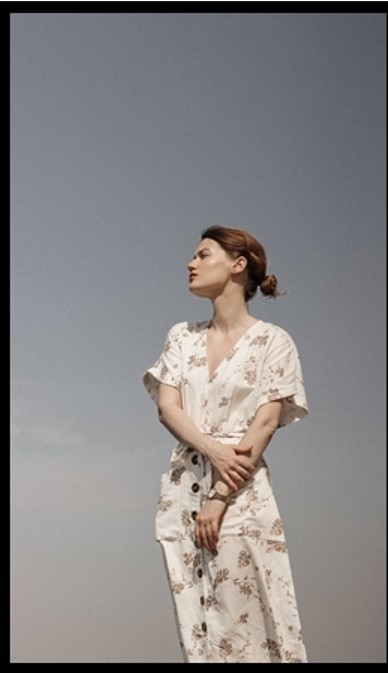
#> input picture Image to Sketch/my.jpeg, 388 x 673 px
$ python Image_to_sketch.py
#> lines starting #> are read from the running program, lines starting #| are printed output that depends on the picture
import cv2
def img2sketch(photo, k_size):
    # Read Image
#> called with photo = 'my.jpeg', k_size = 7
    img = cv2.imread(photo)
#> img is the input picture: shape (673, 388, 3); mean B, G, R 132.1, 132, 134.7

    # Convert to Grey Image
    grey_img = cv2.cvtColor(img, cv2.COLOR_BGR2GRAY)
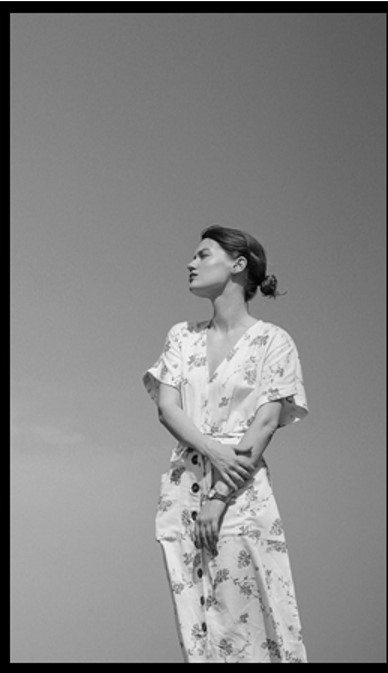
#> grey_img: shape (673, 388); min 0, max 255, mean 132.8

    # Invert Image
    invert_img = cv2.bitwise_not(grey_img)
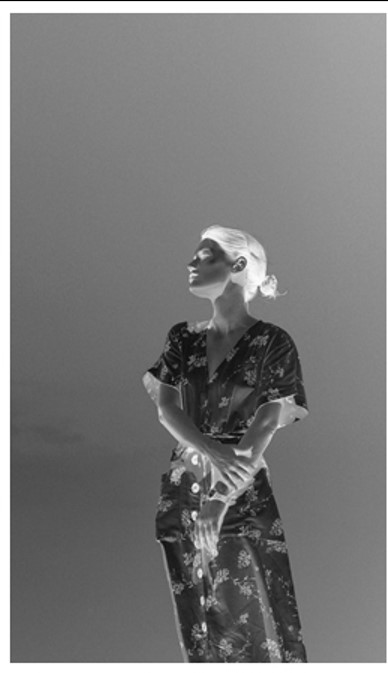
#> invert_img: shape (673, 388); min 0, max 255, mean 122.2
    # invert_img=255-grey_img

    # Blur image
    blur_img = cv2.GaussianBlur(invert_img, (k_size, k_size), 0)
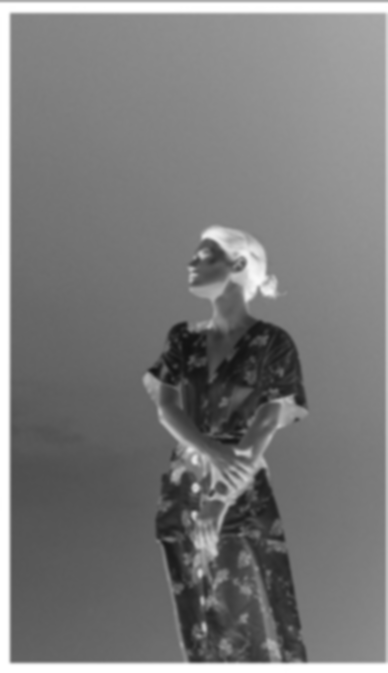
#> blur_img: shape (673, 388); min 18, max 255, mean 122.2

    # Invert Blurred Image
    invblur_img = cv2.bitwise_not(blur_img)
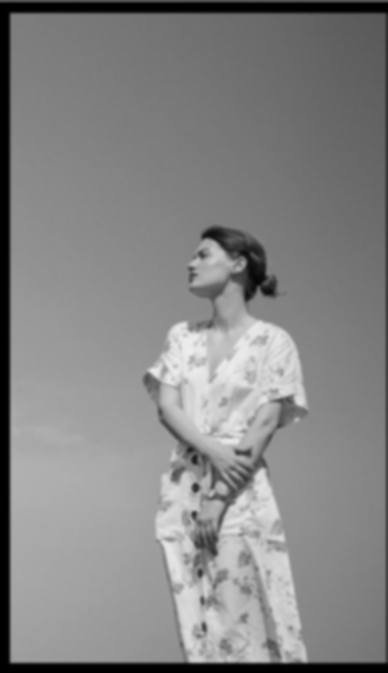
#> invblur_img: shape (673, 388); min 0, max 237, mean 132.8
    # invblur_img=255-blur_img

    # Sketch Image
    sketch_img = cv2.divide(grey_img, invblur_img, scale=256.0)
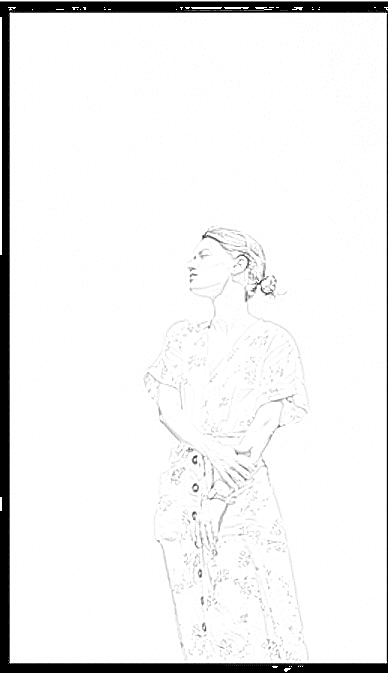
#> sketch_img: shape (673, 388); min 0, max 255, mean 239.3

    # Save Sketch
    cv2.imwrite('sketch.png', sketch_img)

    # Display sketch
    cv2.imshow('sketch image', sketch_img)
    cv2.waitKey(0)
    cv2.destroyAllWindows()


# Function call
img2sketch(photo='my.jpeg', k_size=7)

$ run again, with Image to Sketch/ImgToSketch.jfif saved as Image to Sketch/my.jpeg
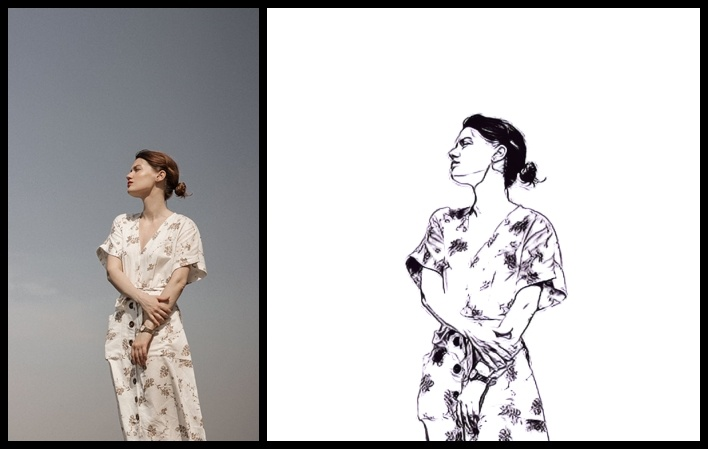
#> input picture Image to Sketch/ImgToSketch.jfif, 708 x 449 px
#> in img2sketch, img is the input picture: shape (449, 708, 3); mean B, G, R 192.2, 191.5, 192.9
#> in img2sketch, `blur_img = cv2.GaussianBlur(invert_img, (k_size, k_size), 0)`:
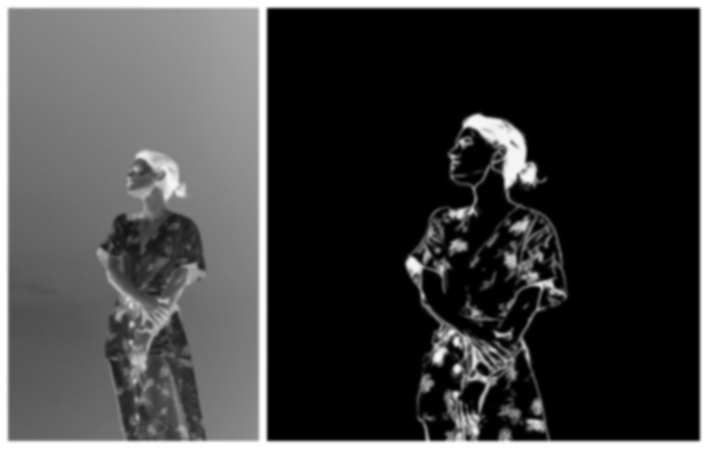
#> blur_img: shape (449, 708); min 0, max 255, mean 63
#> in img2sketch, `sketch_img = cv2.divide(grey_img, invblur_img, scale=256.0)`:
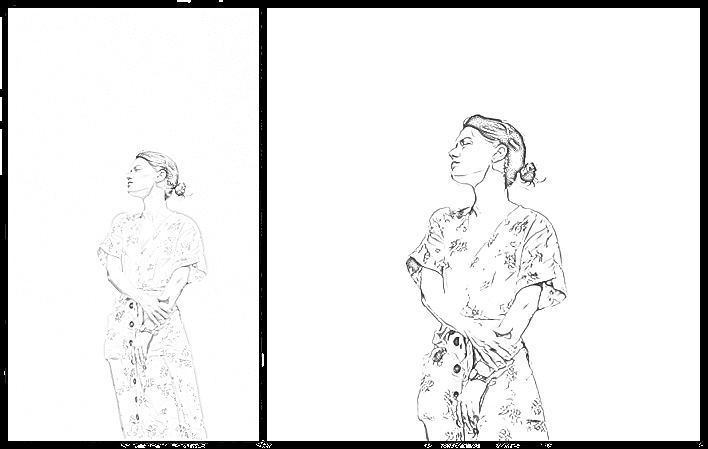
#> sketch_img: shape (449, 708); min 0, max 255, mean 234.6
